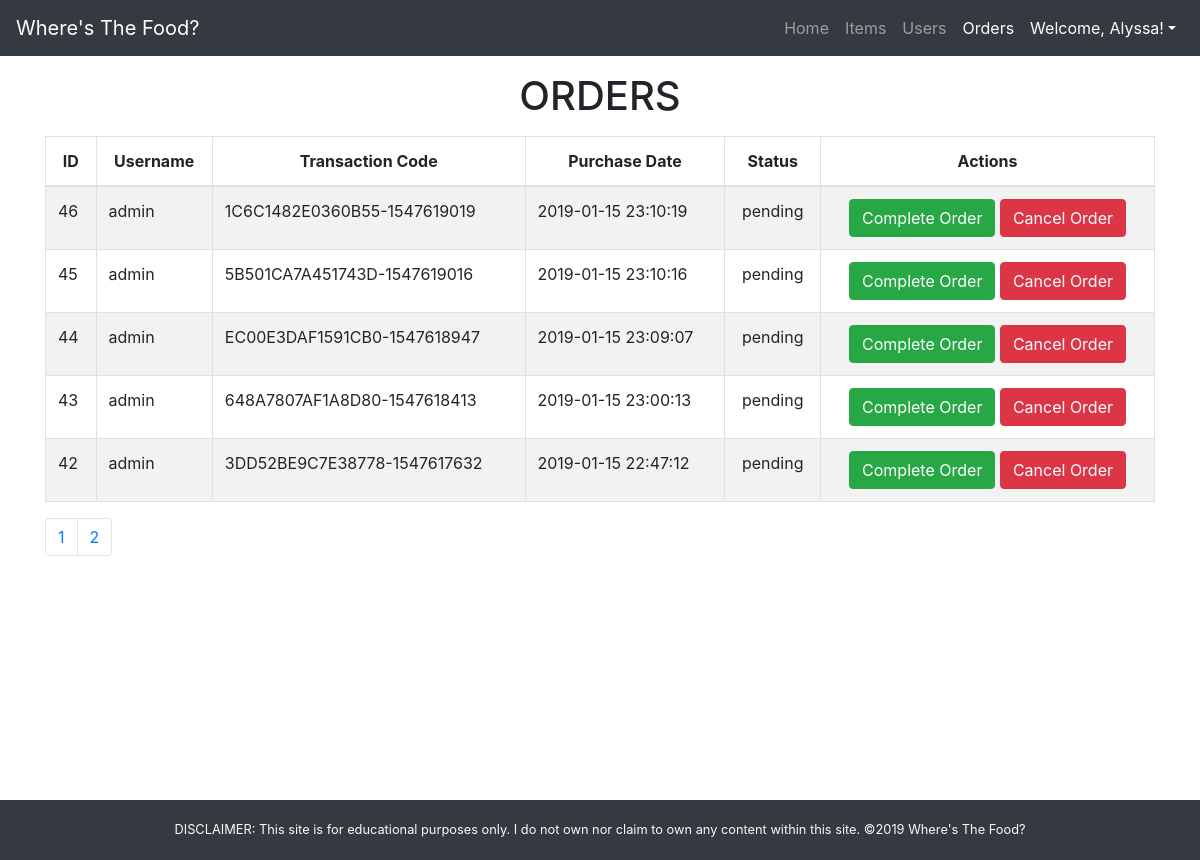
The app's page /app/views/orders.php (signed in) with its own data.
### tables this page shows
CREATE TABLE `orders` (
  `id` int(11) NOT NULL,
  `user_id` int(11) NOT NULL,
  `transaction_code` varchar(255) NOT NULL,
  `purchase_date` timestamp NOT NULL DEFAULT CURRENT_TIMESTAMP,
  `status_id` int(11) NOT NULL,
  `payment_mode_id` int(11) NOT NULL
);

CREATE TABLE `users` (
  `id` int(11) NOT NULL,
  `firstname` varchar(255) NOT NULL,
  `lastname` varchar(255) NOT NULL,
  `username` varchar(255) NOT NULL,
  `password` varchar(255) NOT NULL,
  `email` varchar(255) NOT NULL,
  `address` varchar(255) NOT NULL,
  `role_id` int(11) NOT NULL
);

CREATE TABLE `statuses` (
  `id` int(11) NOT NULL,
  `name` varchar(255) NOT NULL
);

### app/views/orders.php (the view, shortened to what this page needs)
<?php
	require_once("../partials/template.php");
?>
<?php function get_page_content() { ?>
<?php global $conn; ?>
	<?php if(isset($_SESSION["user"]) && $_SESSION["user"]["role_id"] == 1): ?>
	<div class="container">
		<div class="row">
			<div class="col-12">
				<h1 class="my-3 text-center">ORDERS</h1>
			</div>
			<div class="col-12">
				<div class="table-responsive">
					<table class="table table-striped table-bordered">
						<thead>
							<tr class="text-center">
								<th>ID</th>
								<th>Username</th>
								<th>Transaction Code</th>
								<th>Purchase Date</th>
								<th>Status</th>
								<th colspan="2">Actions</th>
							</tr>
						</thead>
						<tbody>
							<?php
								$result_per_page = 5;
								$result_offset = isset($_GET["page"]) ? " OFFSET ". ($_GET["page"] - 1) * $result_per_page : "";
								$for_pages_add_query = " LIMIT $result_per_page " . $result_offset;
								$order_query = "SELECT u.username AS username, o.id AS id, o.transaction_code AS transaction_code, o.status_id AS status_id, s.name AS status, o.purchase_date AS purchase_date FROM orders o JOIN statuses s ON o.status_id=s.id JOIN users u ON o.user_id=u.id ORDER BY status_id, purchase_date DESC" . $for_pages_add_query;
								$orders = mysqli_query($conn, $order_query);
								foreach($orders as $order) {
									extract($order);
							?>
								<tr>
									<td><?php echo $id ?></td>
									<td><?php echo $username ?></td>
									<td><?php echo $transaction_code ?></td>
									<td><?php echo $purchase_date ?></td>
									<td class="text-center"><?php echo $status ?></td>
									<td class="text-center" colspan="2">
										<?php if($status_id == 1): ?>
											<button data-id="<?php echo $id ?>" class="btn btn-success order_complete_btn">Complete Order</button>
											<button data-id="<?php echo $id ?>" class="btn btn-danger order_cancel_btn">Cancel Order</button>
										<?php endif; ?>
									</td>
								</tr>
						<?php } ?>
						</tbody>
					</table>
					<div class="mb-5">
						<ul class="pagination">
							<?php
								$page_sql = "SELECT * FROM orders";
								$page_query = mysqli_query($conn, $page_sql);
								$page_rows = mysqli_num_rows($page_query);
								$ceil = ceil(($page_rows/$result_per_page));
								for($i = 1; $i <= $ceil; $i++) {
									if(isset($_GET["page"])) {
										$active = $_GET["page"] == $i ? "active" : "";
										echo '<li class="page-item '.$active.'">
										<a class="page-link" href="?page='.$i.'">'.$i.'</a>
									 	</li>';
									} else {
										echo '<li class="page-item">
										<a class="page-link" href="?page='.$i.'">'.$i.'</a>
									 	</li>';
									}
								}
							 ?>
						</ul>
					</div>
				</div>
			</div>
		</div>
	</div>
	<?php else:
		header("Location: ./error.php");
	endif;?>
<?php } ?>

### app/assets/css/style.css (style rules this page uses)
body { min-height: 100vh; position: relative; }

### records on screen
orders: id "46", user.username "admin", transaction_code "1C6C1482E0360B55-1547619019", purchase_date "2019-01-15 23:10:19", status.name "pending"
orders: id "45", user.username "admin", transaction_code "5B501CA7A451743D-1547619016", purchase_date "2019-01-15 23:10:16", status.name "pending"
orders: id "44", user.username "admin", transaction_code "EC00E3DAF1591CB0-1547618947", purchase_date "2019-01-15 23:09:07", status.name "pending"
orders: id "43", user.username "admin", transaction_code "648A7807AF1A8D80-1547618413", purchase_date "2019-01-15 23:00:13", status.name "pending"
orders: id "42", user.username "admin", transaction_code "3DD52BE9C7E38778-1547617632", purchase_date "2019-01-15 22:47:12", status.name "pending"

### other values on screen
$_SESSION["user"]["firstname"] "Alyssa"
